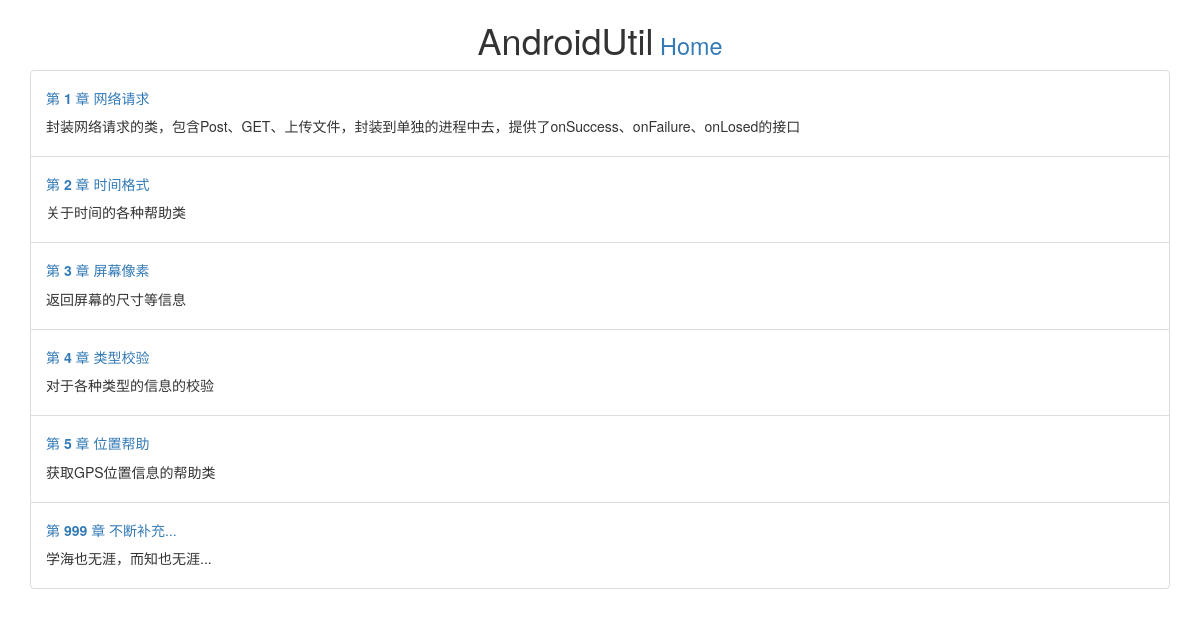
Page /androidUtil/chapter/ on the earlier database version.
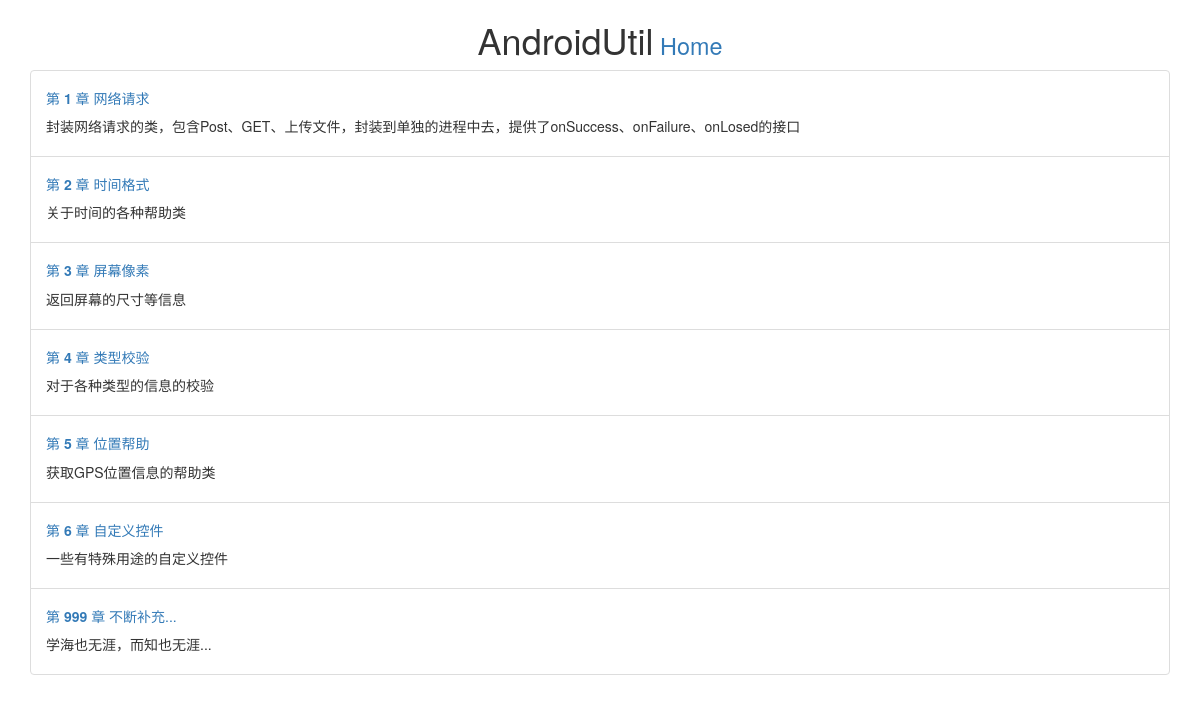
Same page on the later database version.
### helloAndroidUtil/models.py (models this page shows, shortened)
class Chapter(models.Model):
    chapter_name = models.CharField(max_length=200)
    chapter_lsno = models.IntegerField()
    chapter_descripe = models.TextField()

### helloAndroidUtil/views.py (the view)
# urls.py: path("chapter/", views.chapter),
def chapter(request):
    chapter_list = Chapter.objects.all().order_by('chapter_lsno')
    template = loader.get_template('helloAndroidUtil/chapter_index.html')
    context = {
        'chapters_list': chapter_list
    }
    return HttpResponse(template.render(context, request))

### helloAndroidUtil/templates/helloAndroidUtil/chapter_index.html (shortened to what this page needs)
<!DOCTYPE html>
<html lang="en">
<head>
    {% load static %}
    <link rel="stylesheet" type="text/css" href="{% static 'helloAndroidUtil/bootstrap.css' %}"/>
</head>
<body>
<div class=" container ">
    <div class="text-center">
        <h1 class="display1">AndroidUtil<small><a href="/androidUtil/"> Home </a></small></h1>
    </div>
    {% if chapters_list %}
    <ul class="list-group">
        {% for chapter in chapters_list %}
        <li class="list-group-item list-group-item-primary">
            <a class="" href="/androidUtil/chapter/{{ chapter.chapter_lsno }}"><h5> 第 <strong>
                {{ chapter.chapter_lsno }}</strong> 章 {{ chapter.chapter_name }}</h5></a>
            <p class="">{{ chapter.chapter_descripe }}</p>
        </li>
        {% endfor %}
    </ul>
    {% endif %}
</div>
</body>
</html>

Differences in the rows shown:
added Chapter: chapter_lsno "6", chapter_name "自定义控件", chapter_descripe "一些有特殊用途的自定义控件"
